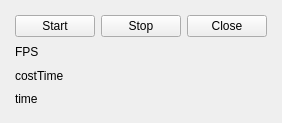
<?xml version="1.0" encoding="UTF-8"?>
<ui version="4.0">
 <class>iosFps</class>
 <widget class="QWidget" name="iosFps">
  <property name="geometry">
   <rect>
    <x>0</x>
    <y>0</y>
    <width>272</width>
    <height>123</height>
   </rect>
  </property>
  <property name="windowTitle">
   <string>iosFps</string>
  </property>
  <layout class="QGridLayout" name="gridLayout_main">
   <property name="leftMargin">
    <number>15</number>
   </property>
   <property name="topMargin">
    <number>15</number>
   </property>
   <property name="rightMargin">
    <number>15</number>
   </property>
   <property name="bottomMargin">
    <number>15</number>
   </property>
   <item row="1" column="0">
    <layout class="QVBoxLayout" name="verticalLayout_showMassag">
     <item>
      <widget class="QLabel" name="label_FPS">
       <property name="text">
        <string>FPS</string>
       </property>
      </widget>
     </item>
     <item>
      <widget class="QLabel" name="label_costTime">
       <property name="text">
        <string>costTime</string>
       </property>
      </widget>
     </item>
     <item>
      <widget class="QLabel" name="label_time">
       <property name="text">
        <string>time</string>
       </property>
      </widget>
     </item>
    </layout>
   </item>
   <item row="0" column="0">
    <layout class="QHBoxLayout" name="horizontalLayout_contralButton">
     <item>
      <widget class="QPushButton" name="button_start">
       <property name="text">
        <string>Start</string>
       </property>
      </widget>
     </item>
     <item>
      <widget class="QPushButton" name="button_stop">
       <property name="text">
        <string>Stop</string>
       </property>
      </widget>
     </item>
     <item>
      <widget class="QPushButton" name="button_close">
       <property name="text">
        <string>Close</string>
       </property>
      </widget>
     </item>
    </layout>
   </item>
  </layout>
 </widget>
 <resources/>
 <connections/>
</ui>
